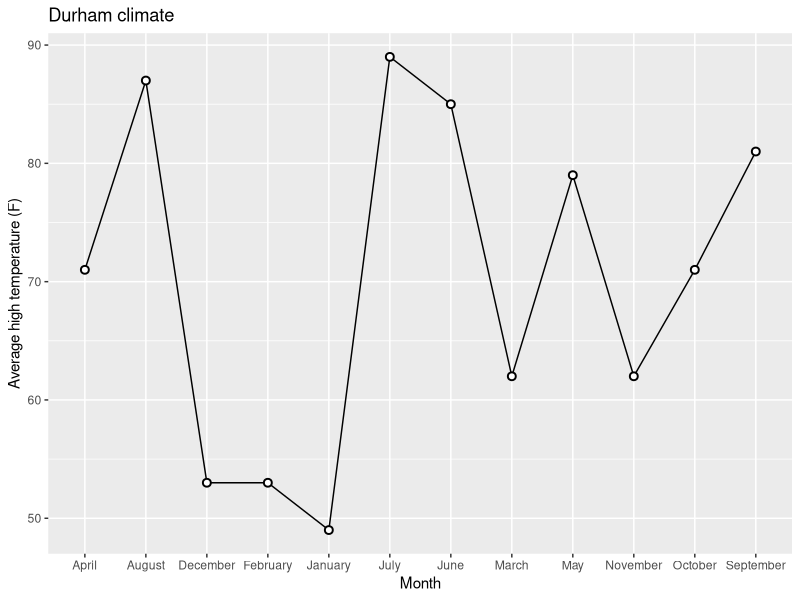

Here is the R script that generated this plot:
## ---- chunk 1
library(tidyverse)
## ---- chunk 2
durham_climate <- read_csv("data/durham-climate.csv")
## ---- chunk 3
durham_climate
## ---- chunk 4
ggplot(
  durham_climate, 
  aes(x = month, y = avg_high_f, group = 1)
  ) +
  geom_line() +
  geom_point(
    shape = "circle filled", size = 2,
    color = "black", fill = "white", stroke = 1
  ) +
  labs(
    x = "Month",
    y = "Average high temperature (F)",
    title = "Durham climate"
  )
## ---- chunk 5
# add code here

